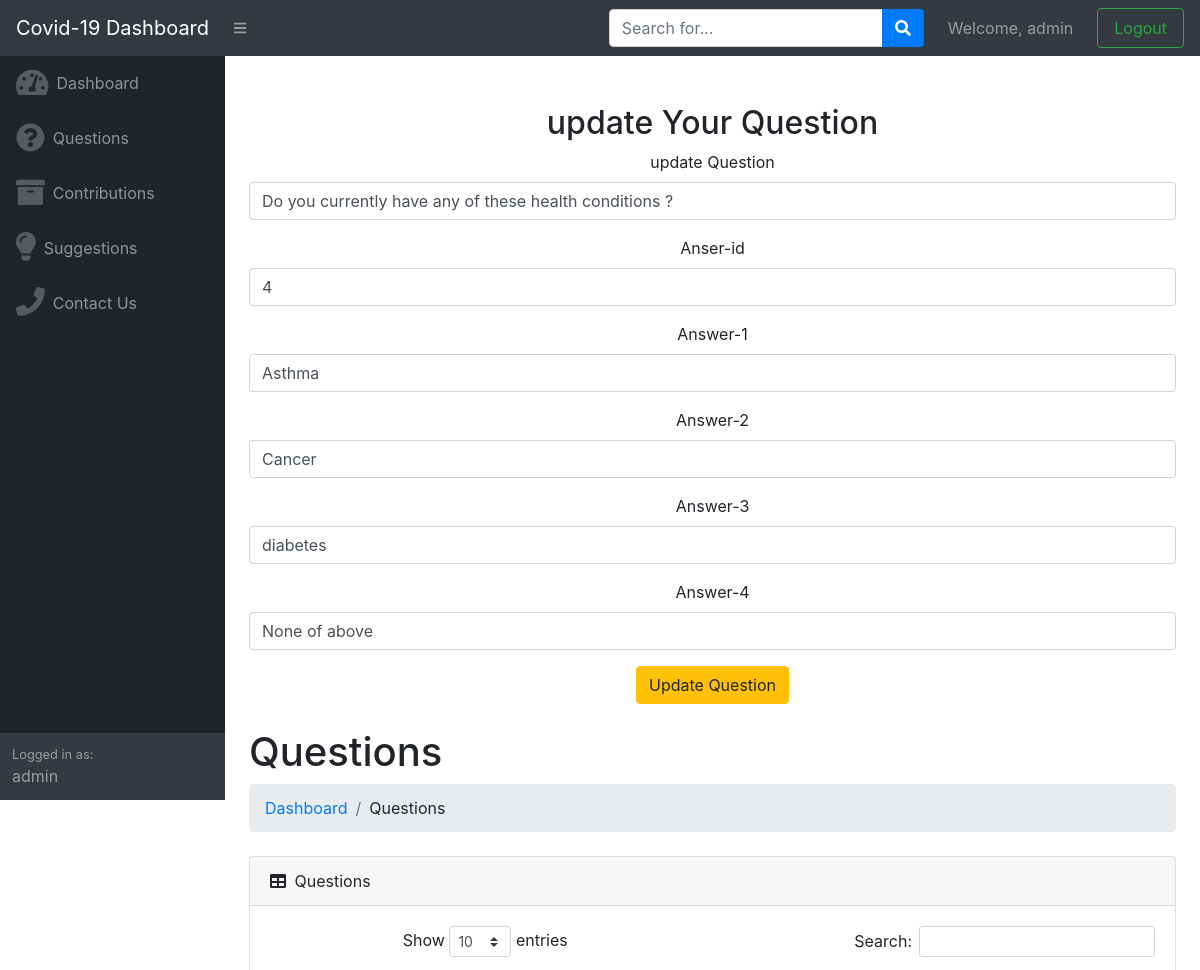
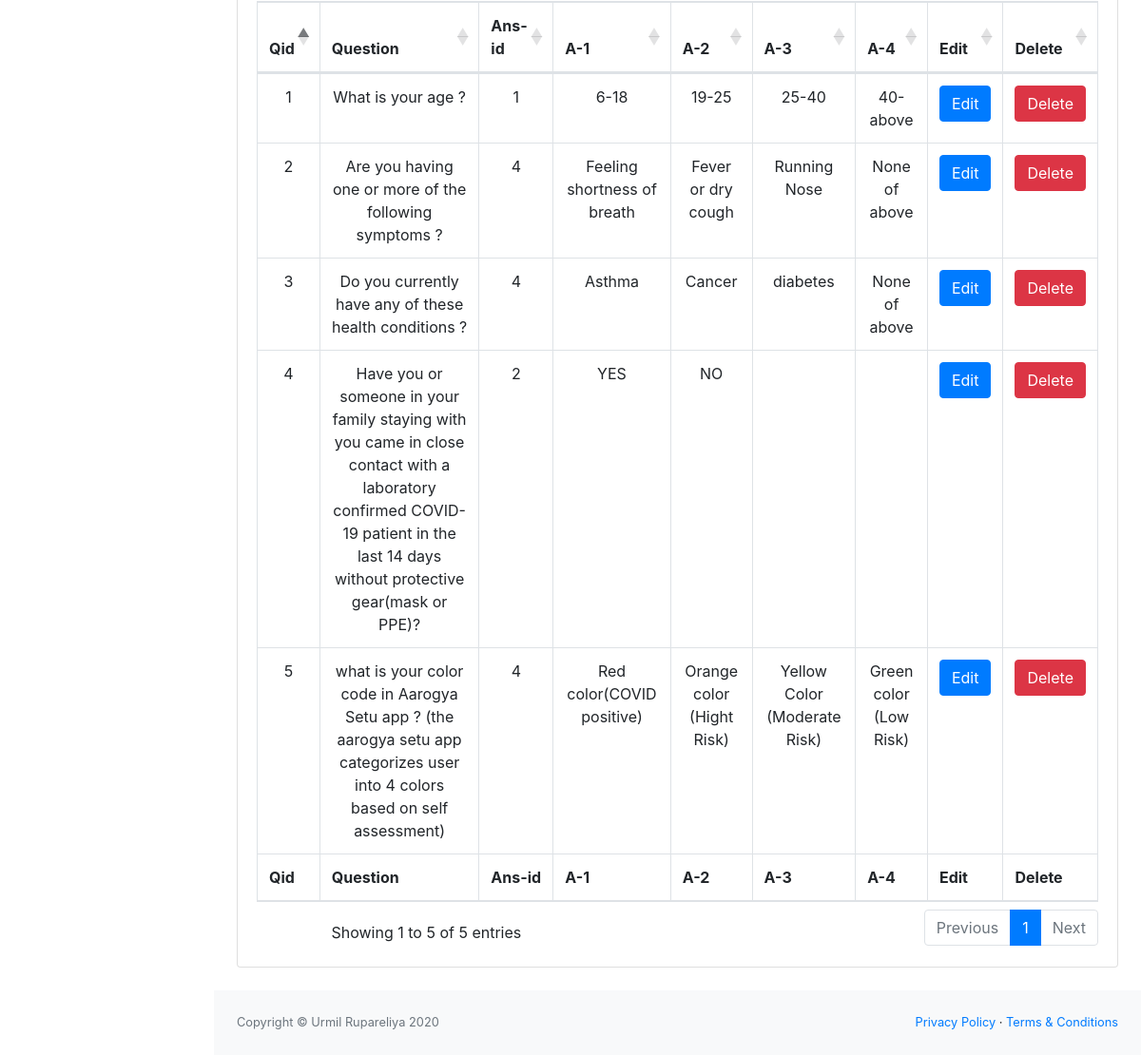
The app's page /admin/admin-questions.php?qeid=3 (signed in) with its own data (2 pictures, top to bottom).
### tables this page shows
CREATE TABLE `questions` (
  `qid` int(11) NOT NULL,
  `questions` varchar(255) NOT NULL,
  `ans_id` int(255) NOT NULL,
  `a1` varchar(1000) NOT NULL,
  `a2` varchar(1000) NOT NULL,
  `a3` varchar(1000) NOT NULL,
  `a4` varchar(1000) NOT NULL
);

### admin/admin-questions.php (the view, shortened to what this page needs)
<?php include "admin-header.php"; ?>
<div id="layoutSidenav_content">
    <main>
        <?php
        if (isset($_GET['qeid'])) {
            $qeid = $_GET['qeid'];
            $query = "SELECT * FROM `questions` WHERE qid=$qeid";
            $result = mysqli_query($conn, $query);
            $row = mysqli_fetch_assoc($result);
        ?>
            <div class="container mt-5 text-center">
                <div class="row">
                    <div class="col-md-12">
                        <h2>update Your Question</h2>
                        <form action="admin-questions.php" method="POST">
                            <div class="form-group">
                                <label for="title">update Question</label>
                                <input type="text" value="<?php echo $row['questions']; ?>" class="form-control" id="a1" name="questions" required>
                            </div>
                            <div class="form-group">
                                <label for="title">Anser-id</label>
                                <input type="text" value="<?php echo $row['ans_id']; ?>" class="form-control" id="ansid" name="ans_id" required>
                            </div>
                            <div class="form-group">
                                <label for="title">Answer-1</label>
                                <input type="text" value="<?php echo $row['a1']; ?>" class="form-control" id="ansid" name="a1" required>
                            </div>
                            <div class="form-group">
                                <label for="title">Answer-2</label>
                                <input type="text" value="<?php echo $row['a2'];  ?>" class="form-control" id="ansid" name="a2" required>
                            </div>
                            <div class="form-group">
                                <label for="title">Answer-3</label>
                                <input type="text" value="<?php echo $row['a3'];  ?>" class="form-control" id="ansid" name="a3">
                            </div>
                            <div class="form-group">
                                <label for="title">Answer-4</label>
                                <input type="text" value="<?php echo $row['a4'];  ?>" class="form-control" id="ansid" name="a4">
                            </div>
                            <button type="submit" name="update-question" class="btn btn-warning">Update Question</button>
                        </form>
                    </div>
                </div>
            </div>
        <?php
        }
        ?>
        <?php
        $query = "SELECT * FROM `questions`";
        $result = mysqli_query($conn, $query);
        ?>
        <div class="container-fluid">
            <h1 class="mt-4">Questions</h1>
            <ol class="breadcrumb mb-4">
                <li class="breadcrumb-item"><a href="index.php">Dashboard</a></li>
                <li class="breadcrumb-item">Questions</li>
            </ol>
            <div class="card mb-4">
                <div class="card-header">
                    <i class="fas fa-table mr-1"></i>
                    Questions
                </div>
                <div class="card-body">
                    <div class="table-responsive text-center">
                        <table class="table table-bordered" id="dataTable" width="100%" cellspacing="0">
                            <thead>
                                <tr>
                                    <th>Qid</th>
                                    <th>Question</th>
                                    <th>Ans-id</th>
                                    <th>A-1</th>
                                    <th>A-2</th>
                                    <th>A-3</th>
                                    <th>A-4</th>
                                    <th>Edit</th>
                                    <th>Delete</th>
                                </tr>
                            </thead>
                            <tfoot>
                                <tr>
                                    <th>Qid</th>
                                    <th>Question</th>
                                    <th>Ans-id</th>
                                    <th>A-1</th>
                                    <th>A-2</th>
                                    <th>A-3</th>
                                    <th>A-4</th>
                                    <th>Edit</th>
                                    <th>Delete</th>
                                </tr>
                            </tfoot>
                            <tbody>
                                <?php
                                while ($row = mysqli_fetch_assoc($result)) {
                                ?>
                                    <tr>
                                        <td><?php echo $row['qid']; ?></td>
                                        <td><?php echo $row['questions']; ?></td>
                                        <td><?php echo $row['ans_id']; ?></td>
                                        <td><?php echo $row['a1']; ?></td>
                                        <td><?php echo $row['a2']; ?></td>
                                        <td><?php echo $row['a3']; ?></td>
                                        <td><?php echo $row['a4']; ?></td>
                                        <td><a href="admin-questions.php?qeid=<?php echo $row['qid']; ?>"><button type="button" class="btn btn-primary">Edit</button></a></th>
                                        <td><a href="admin-questions.php?qdid=<?php echo $row['qid']; ?>"><button type="button" class="btn btn-danger">Delete</button></a>
                                        </td>
                                    </tr>
                                <?php
                                }
                                ?>
                            </tbody>
                        </table>
                    </div>
                </div>
            </div>
        </div>
    </main>
    <?php include "admin-footer.php"; ?>

### records on screen
questions: questions "Do you currently have any of these health conditions ?", ans_id "4", a1 "Asthma", a2 "Cancer", a3 "diabetes", a4 "None of above", qid "3", ans "4"
questions: qid "1", questions "What is your age ?", ans "1", a1 "6-18", a2 "19-25", a3 "25-40", a4 "40-above"
questions: qid "2", questions "Are you having one or more of the following symptoms ?", ans "4", a1 "Feeling shortness of breath", a2 "Fever or dry cough", a3 "Running Nose", a4 "None of above"
questions: qid "4", questions "Have you or someone in your family staying with you came in close contact with a laboratory confirmed COVID-19 patient in the last 14 days without protective gear(mask or PPE)?", ans "2", a1 "YES", a2 "NO"
questions: qid "5", questions "what is your color code in Aarogya Setu app ? (the aarogya setu app categorizes user into 4 colors based on self assessment)", ans "4", a1 "Red color(COVID positive)", a2 "Orange color (Hight Risk)", a3 "Yellow Color (Moderate Risk)", a4 "Green color (Low Risk)"

### other values on screen
$_SESSION["admin_username"] "admin"
$_SESSION['admin_username'] "admin"
